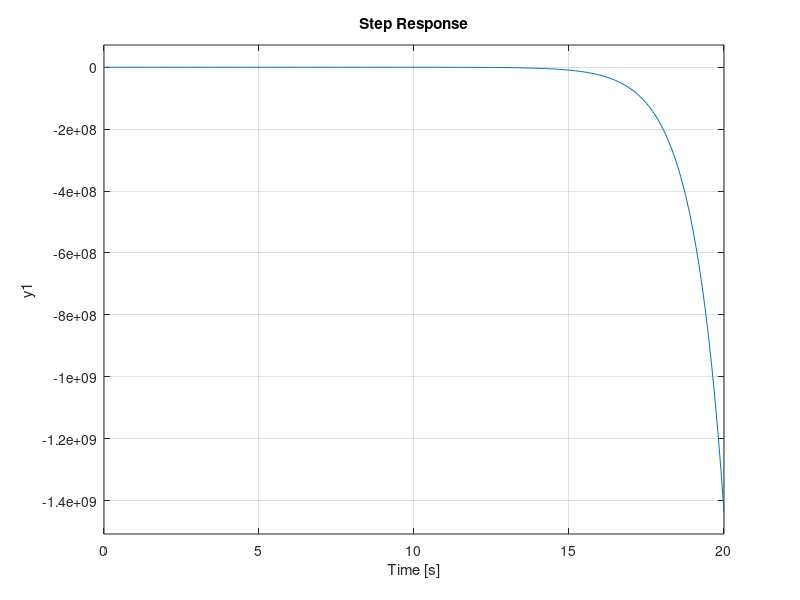

Source code (MATLAB):
%Clear
clear
clc
close all

%% Number 1
%% Define G1, G2, G3, H1, H2, & H3
G1_num = [0 0 1];
G1_den = [1 0 0];
G1 = tf(G1_num,G1_den);

G2_num = [0 0 1];
G2_den = [1 1];
G2 = tf(G2_num,G2_den);

G3_num = [0 1];
G3_den = [1 0];
G3 = tf(G3_num,G3_den);

H1_num = [0 1];
H1_den = [1 0];
H1 = tf(H1_num,H1_den);

H2_num = [0 1];
H2_den = [1 -1];
H2 = tf(H2_num,H2_den);

H3_num = [0 1];
H3_den = [1 -2];
H3 = tf(H3_num,H3_den);

%% Reduced Block Diagram

% G2 and H2
GH2_den = conv(G2_den,H2_den);
GH2_num = conv(G2_num,H2_num);
GH2= tf(GH2_num, GH2_den);

T_F2num = conv(G2_num,GH2_den);
T_F2den_add = GH2_den + [0 0 1];
T_F2den = conv(T_F2den_add, G2_den);
TF2 = tf(T_F2num,T_F2den);

% 1/G2 branch
G2_branchrule_num = 1;
G2_num_along = 1;
TF_G2_branch = (G2_branchrule_num / G2) + G2_num_along;
Recip_G2_num = TF_G2_branch;

% G3 and H3
GH3_den = conv(G3_den,H3_den);
GH3_num = conv(G3_num,H3_num);

T_F3num = conv(G3_num,GH3_den);
T_F3den_add = GH3_den+ GH3_num;
T_F3den = conv(G3_den,T_F3den_add);
TF3 = tf(T_F3num,T_F3den);

% G3 and H3, 1/G2 branch
TF_G3H3recipG2_num = [1 0 -4 0];
TF_G3H3recipG2_den = T_F3den;
TF_G3H3recipG2 = tf(TF_G3H3recipG2_num, TF_G3H3recipG2_den);

% G1 and G2H2
TF_G1G2H2_num = conv(G1_num, T_F2num);
TF_G1G2H2_den= conv(G1_den, T_F2den);
TF_G1G2H2= tf(TF_G1G2H2_num, TF_G1G2H2_den);

% H1 and G1G2H2
G1G2H2H1_den = conv(TF_G1G2H2_den, H1_den);
G1G2H2H1_num = conv(TF_G1G2H2_num, H1_num);
G1G2H2H1 = tf(G1G2H2H1_num,G1G2H2H1_den);

% Denominator
TF_G1G2H2H1_den_add = G1G2H2H1_den + TF_G1G2H2_num;
TF_G1G2H2H1_den = conv(TF_G1G2H2H1_den_add,TF_G1G2H2_den);
TF_G1G2H2H1_num = conv(TF_G1G2H2_num,G1G2H2H1_den);
TF_G1G2H2H1= tf(TF_G1G2H2H1_num,TF_G1G2H2H1_den);

A_num = [1 1 -1 -1 0 0 0 0 0];
A_den = [1 2 1 0 1 1 -1 -1 0 0 0 0];

B_num = [1 0 -4 0];
B_den = [1 -2 1 0];

TF_reduced_num = conv(A_num,B_num);
TF_reduced_den = conv(A_den,B_den);
TF_reduced = tf(TF_reduced_num, TF_reduced_den)

%%STEP RESPONSE
step(TF_reduced,0:0.1:20)